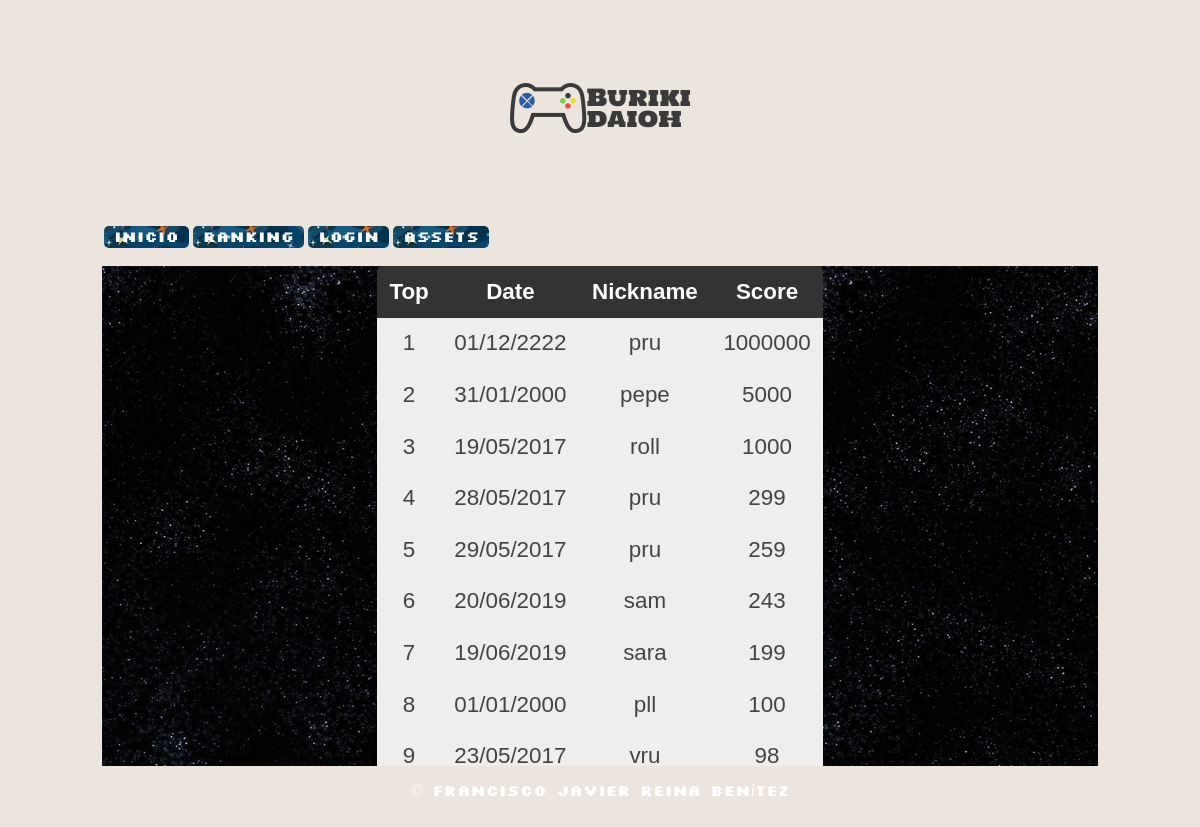
Page /View/rankingView.php on the committed database.
### tables this page shows
CREATE TABLE `ranking` (
  `id` int(4) NOT NULL,
  `nickname` varchar(30) NOT NULL,
  `score` int(10) NOT NULL,
  `date` datetime NOT NULL DEFAULT CURRENT_TIMESTAMP
);

### Model/Ranking.php (called while the page is built, shortened)
<?php
class Ranking {
  private $id;
  private $date;
  private $nickname;
  private $score;
  function __construct($id, $date,$nickname,$score) {
    $this->id = $id;
    $this->date = $date;
    $this->nickname = $nickname;
    $this->score = $score;
  }
  public function getId() {
    return $this->id;
  }
  public function getDate() {
    return $this->date;
  }
  public function getNickname() {
    return $this->nickname;
  }
  public function getScore() {
    return $this->score;
  }
  public static function getAllListRanking() {
  	$connection = game::conect();
  	$selection = "SELECT id, DATE_FORMAT(date,'%d/%m/%Y') as formatDate,nickname,score FROM ranking ORDER BY 4 DESC";
  	$consulta = $connection->query($selection);
  	$ranking = [];
  	while ($registro = $consulta->fetchObject()) {
  		$ranking[] = new Ranking($registro->id, $registro-> formatDate, $registro->nickname, $registro->score);
  	}
  	return $ranking;
  }
}

### View/rankingView.php (the view, shortened to what this page needs)
<html lang="es">
<head>
<link href="../View/Style_Admin/CssWebPage.css" rel="stylesheet">
<link href="../View/Style_Admin/tableCss.css" rel="stylesheet">
</head>
<body>
	<div class="container">
		<header>
			<img alt="logo" src="img/logo.png">
		</header>
		<nav>
			<ul>
				<li><a href="indexApp.php">Inicio</a></li>
				<li><a href="rankingView.php">Ranking</a></li>
				<li><a href="login.php">Login</a></li>
				<li><a href="multimedia.php">Assets</a></li>
			</ul>
		</nav>
			 <div id="tablaScroll">
			<table  id="miyazaki">
				<thead>
					<tr>
						<th id="f">Top</th>
						<th id="f">Date</th>
						<th id="t">Nickname</th>
						<th id="t">Score</th>
					</tr>
					</thead>
					<tbody>
    <?php
				require_once '../Model/Ranking.php';
				$data ['ranking'] = Ranking::getAllListRanking ();
				$i = 1;
				foreach ( $data ['ranking'] as $allRanking ) {
					?>
      <tr id="ranking_<?= $allRanking->getId() ?>" align="center"
						data-id="<?= $allRanking->getId() ?>">
						<td class="top"><?=	$i++;?></td>
						<td class="date"><?= $allRanking->getDate() ?></td>
						<td class="nickname"><?= $allRanking->getNickname() ?></td>
						<td class="score"><?= $allRanking->getScore() ?></td>
					</tr>
      <?php
				}
				?>
				</tbody>
  </table>
		</div>
		<footer>
	<p>
				© Francisco Javier Reina Benítez
			</p>
		</footer>
	</div>
</body>
</html>

### View/Style_Admin/CssWebPage.css (style rules this page uses)
body { -webkit-background-size: cover; -moz-background-size: cover; -o-background-size: cover; background-size: cover; font-family: miFuente; color: white; background-color: #EBE5DD; }
a:link { color: white; text-decoration: none }
#tablaScroll { background-image: url("../assets/starfield.png"); overflow-x:hidden; overflow-y:scroll; height:500px; width:auto; }
.container { width: 996px; margin: 0px auto; font-size: 1em; text-align: center; }
nav { overflow: hidden; }
nav ul { list-style-type: none; float: left; padding: 0px; }
nav ul li { float: left; padding: 3px 10px; margin: 2px; background-image: url("../img/star.jpg"); -moz-border-radius: 5px; -webkit-border-radius: 5px; -o-border-radius: 5px; border-radius: 5px; }
footer { margin: 10px; text-align: center; clear: both; }

### View/Style_Admin/tableCss.css (style rules this page uses)
table#miyazaki { margin: 0 auto; border-collapse: collapse; font-family: Agenda-Light, sans-serif; font-weight: 100; background: #333; color: #fff; text-rendering: optimizeLegibility; border-radius: 5px; width: -moz-available; }
table#miyazaki thead th { font-weight: 600; text-align: center; }
table#miyazaki thead th, table#miyazaki tbody td { padding: .8rem; font-size: 1.4rem; }
table#miyazaki tbody td { padding: .8rem; font-size: 1.4rem; color: #444; background: #eee; }

### rows in the picture
ranking: Date "01/12/2222", nickname "pru", score "1000000"
ranking: Date "31/01/2000", nickname "pepe", score "5000"
ranking: Date "19/05/2017", nickname "roll", score "1000"
ranking: Date "28/05/2017", nickname "pru", score "299"
ranking: Date "29/05/2017", nickname "pru", score "259"
ranking: Date "20/06/2019", nickname "sam", score "243"
ranking: Date "19/06/2019", nickname "sara", score "199"
ranking: Date "01/01/2000", nickname "pll", score "100"
ranking: Date "23/05/2017", nickname "vru", score "98"
